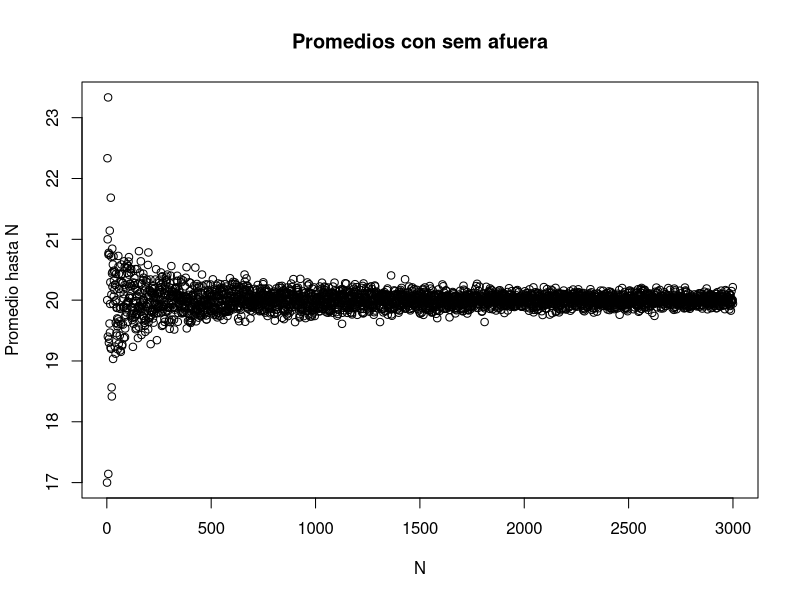
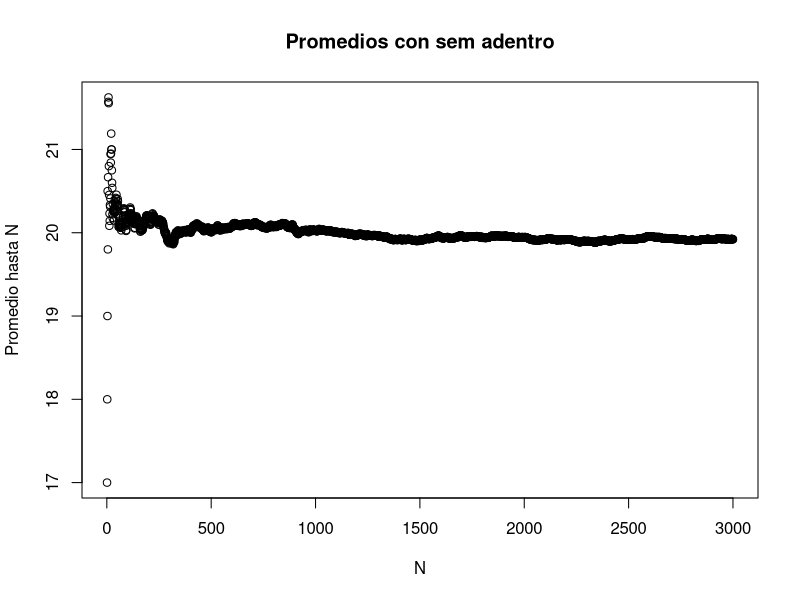
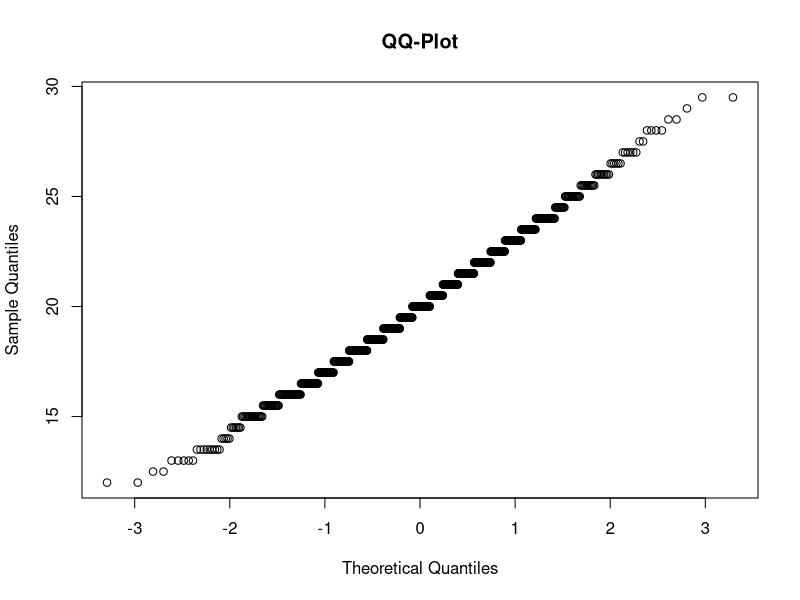
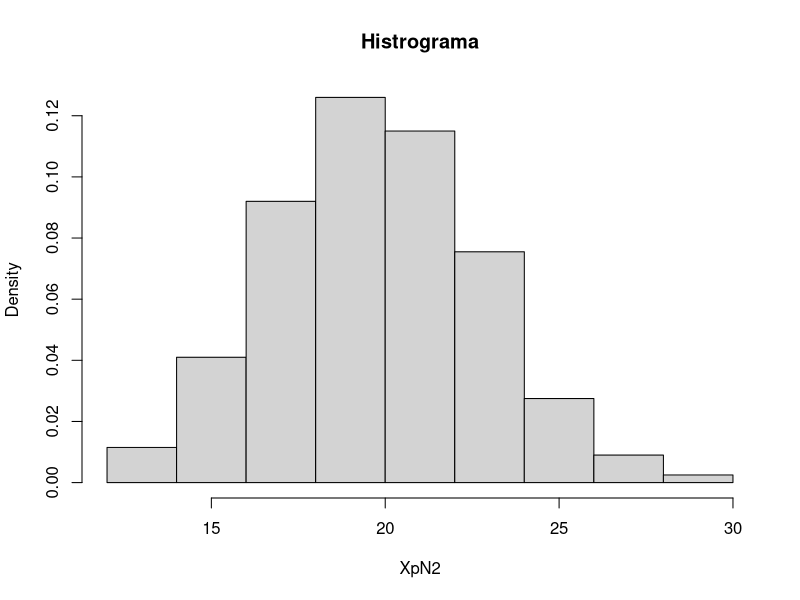
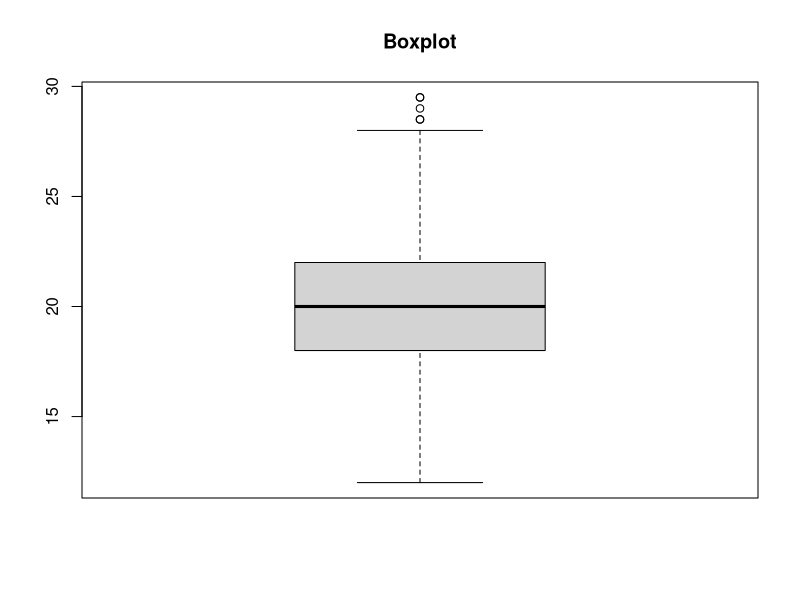
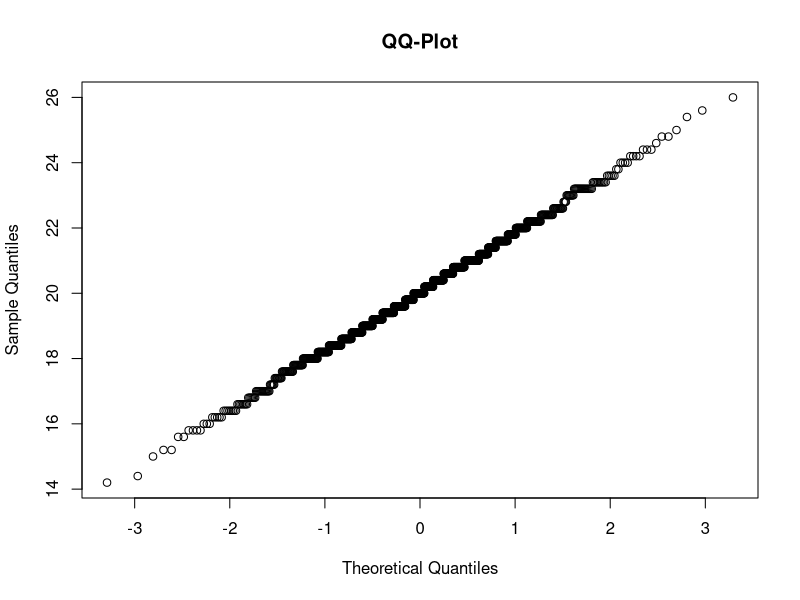
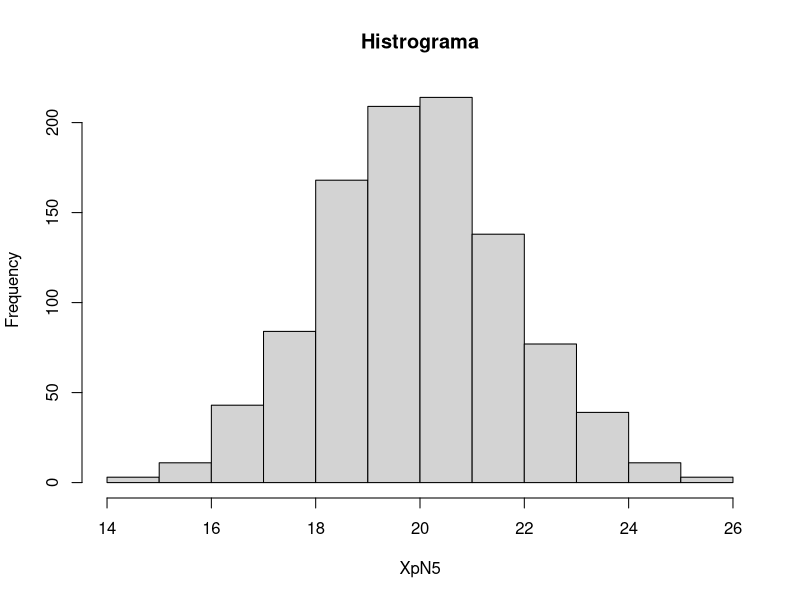
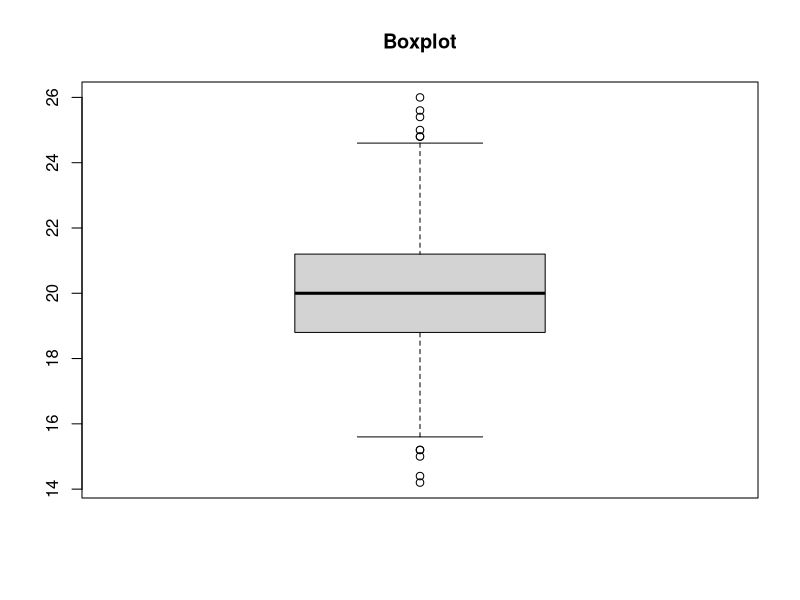

Write the R code that produced these figures, in order.
###### INITIALIZATION ######
XpN1 <- numeric(3000)
XpN2 = numeric(1000)
XpN5 = numeric(1000)
XpN30 = numeric(1000)
XpN500 = numeric(1000)
N <- 100
P <- 1/5
EX1 <- N*P
VX1 <- N*P*(1-P)

###### EJERCICIO 1a ######
set.seed(1)
for (i in 1:3000){
  XpN1[i] <- mean(rbinom(n=i,size=N, prob=P)) 
}
plot(XpN1, main="Promedios con sem afuera", xlab = "N", ylab = "Promedio hasta N")

###### EJERCICIO 1b ######
for (i in 1:3000){
  set.seed(1)
  XpN1[i] <- mean(rbinom(n=i,size=N, prob=P)) 
}
plot(XpN1, main="Promedios con sem adentro", xlab = "N", ylab = "Promedio hasta N")

###### EJERCICIO 2a ######
n <- 2
for (i in 1:1000){
  XpN2[i] = mean(rbinom(n=n, size=N, prob=P))
}
qqnorm(XpN2, main="QQ-Plot")
hist(XpN2, main="Histrograma",prob=T)
boxplot(XpN2,main="Boxplot")

###### EJERCICIO 2b ######
n <- 5
for (i in 1:1000){
  XpN5[i] = mean(rbinom(n=n, size=N, prob=P))
}
qqnorm(XpN5, main="QQ-Plot")
hist(XpN5, main="Histrograma")
boxplot(XpN5,main="Boxplot")

###### EJERCICIO 2c1 ######
n <- 30
for (i in 1:1000){
  XpN30[i] = mean(rbinom(n=n, size=N, prob=P))
}
qqnorm(XpN30, main="QQ-Plot")
hist(XpN30, main="Histrograma",prob=T)
boxplot(XpN30,main="Boxplot")

###### EJERCICIO 2c2 ######
n <- 500
for (i in 1:1000){
  XpN500[i] = mean(rbinom(n=n, size=N, prob=P))
}
qqnorm(XpN500, main="QQ-Plot")
hist(XpN500, main="Histrograma",prob=T)
boxplot(XpN500,main="Boxplot")

###### EJERCICIO 2e ######
par(mfrow=c(1,4))
boxplot(XpN2,main="Boxplot N=2")
boxplot(XpN5,main="Boxplot N=5")
boxplot(XpN30,main="Boxplot N=30")
boxplot(XpN500,main="Boxplot N=500")

###### EJERCICIO 3b ######
XpN2estandarizada <- ((XpN2)-EX1)/sqrt(VX1/2)
XpN5estandarizada <- ((XpN5)-EX1)/sqrt(VX1/5)
XpN30estandarizada <- ((XpN30)-EX1)/sqrt(VX1/30)
XpN500estandarizada <- ((XpN500)-EX1)/sqrt(VX1/500)
par(mfrow=c(1,4))
boxplot(XpN2estandarizada,main="Boxplot estandarizado N=2")
boxplot(XpN5estandarizada,main="Boxplot estandarizado N=5")
boxplot(XpN30estandarizada,main="Boxplot estandarizado N=30")
boxplot(XpN500estandarizada,main="Boxplot estandarizado N=500")
qqnorm(XpN2estandarizada,main="QQ-Plot estandarizado N=2")
qqnorm(XpN5estandarizada,main="QQ-Plot estandarizado N=5")
qqnorm(XpN30estandarizada,main="QQ-Plot estandarizado N=30")
qqnorm(XpN500estandarizada,main="QQ-Plot estandarizado N=500")

###### EJERCICIO 3c ######
grilla <- seq(-4,4,by=0.1)
hist(XpN2estandarizada,main="Histrograma estandarizado N=2",prob=T)
lines(grilla,dnorm(grilla),col='red', lwd=2) 
hist(XpN5estandarizada,main="Histrograma estandarizado N=5",prob=T)
lines(grilla,dnorm(grilla),col='red', lwd=2) 
hist(XpN30estandarizada,main="Histrograma estandarizado N=30",prob=T)
lines(grilla,dnorm(grilla),col='red', lwd=2) 
hist(XpN500estandarizada,main="Histrograma estandarizado N=500",prob=T)
lines(grilla,dnorm(grilla),col='red', lwd=2) 
